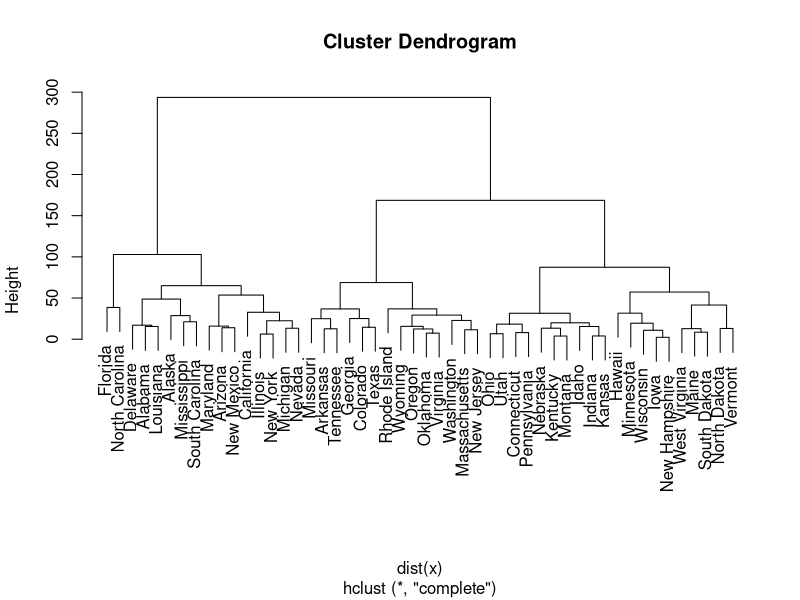
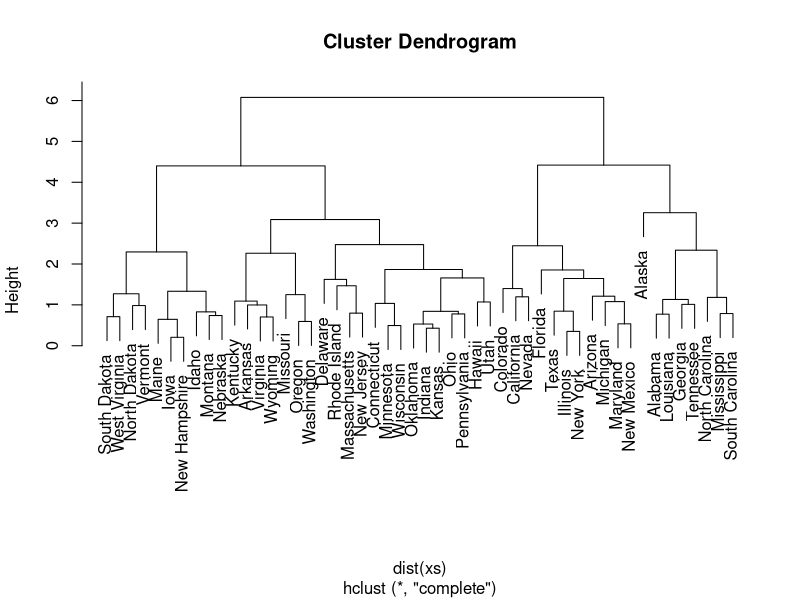

Generate these figures, in order, with R:
## ---- chunk 1
data(USArrests)
x<- USArrests
str(x)
states <- row.names(USArrests)
## ---- chunk 2
hc_c <- hclust(dist(x), method="complete")
plot(hc_c)
## ---- chunk 3
ct <- cutree(hc_c, 3)

print( states[which(ct==1)] )
print( states[which(ct==2)] )
print( states[which(ct==3)] )

print( table(ct) )
## ---- chunk 4
xs <- scale(x)
hc_sc <- hclust(dist(xs), method="complete")
## ---- chunk 5
plot(hc_sc)
## ---- chunk 6
ctt <- cutree(hc_sc, 3)
table(ctt)

table(unscaled=ct, scaled=ctt)
